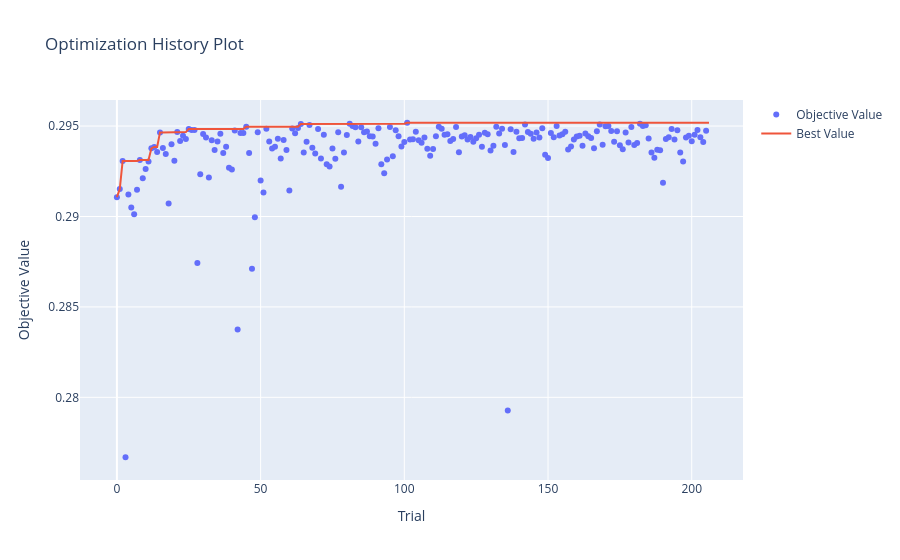

Notebook cell for this chart:
### Code cell
optuna.visualization.plot_optimization_history(optuna_study)

### Figure 1 — Plotly figure (JSON) as saved in the notebook; plotly's stock layout.template omitted (floating-point values rounded to 4 significant figures; data arrays with more than 128 entries replaced by an {"elided": "..."} marker saying what was removed)
{"data": [{"mode": "markers", "name": "Objective Value", "type": "scatter", "x": {"elided": "206 int values"}, "y": {"elided": "206 float values"}}, {"mode": "lines", "name": "Best Value", "type": "scatter", "x": {"elided": "207 int values"}, "y": {"elided": "207 float values"}}, {"marker": {"color": "#cccccc"}, "mode": "markers", "name": "Infeasible Trial", "showlegend": false, "type": "scatter", "x": [], "y": []}], "layout": {"title": {"text": "Optimization History Plot"}, "xaxis": {"title": {"text": "Trial"}}, "yaxis": {"title": {"text": "Objective Value"}}}}
